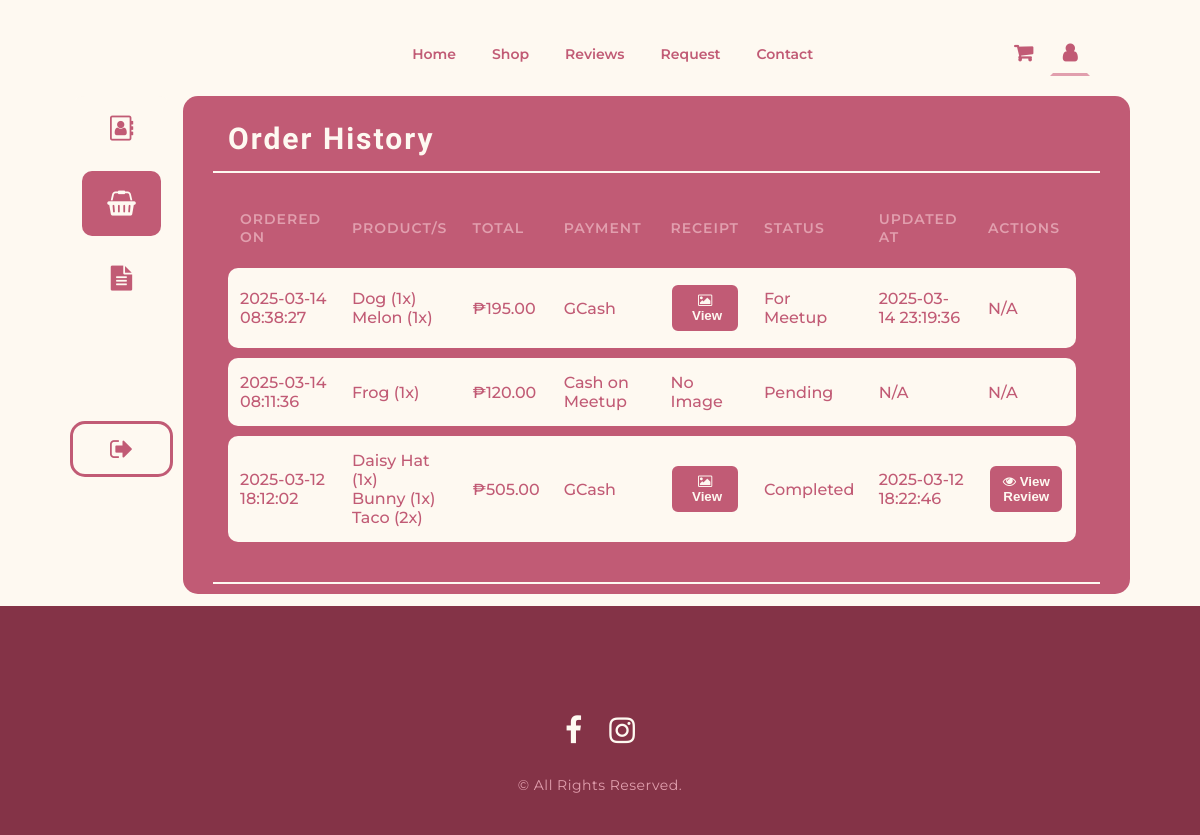
/user-orders.php (signed in), run on the app's committed database.
### tables this page shows
CREATE TABLE `orders` (
  `OrderId` int(11) NOT NULL,
  `UserId` int(11) NOT NULL,
  `MeetupPlaceId` int(11) NOT NULL,
  `TotalPrice` decimal(10,2) NOT NULL,
  `OrderStatus` enum('Pending','To Package','For Meetup','Delivered','Completed','Cancelled') NOT NULL DEFAULT 'Pending',
  `CreatedAt` timestamp NOT NULL DEFAULT current_timestamp()
);

CREATE TABLE `order_items` (
  `OrderItemId` int(11) NOT NULL,
  `OrderId` int(11) NOT NULL,
  `ProductId` int(11) NOT NULL,
  `Quantity` int(11) NOT NULL,
  `Price` decimal(10,2) NOT NULL
);

CREATE TABLE `products` (
  `ProductId` int(11) NOT NULL,
  `ProductName` varchar(255) NOT NULL,
  `ProductPrice` decimal(10,2) NOT NULL,
  `ProductImg` varchar(127) NOT NULL,
  `ProductCategory` varchar(127) NOT NULL,
  `InStock` int(11) NOT NULL DEFAULT 0,
  `IsActive` tinyint(4) NOT NULL DEFAULT 1,
  `CreatedAt` timestamp NOT NULL DEFAULT current_timestamp()
);

### includes/db_fetchUserOrders.php (called while the page is built, shortened)
<?php
require 'db_auth.php';
$userId = intval($_SESSION['user_id']);
$sqlOrders = "SELECT o.OrderId, o.TotalPrice, p.PaymentMethod, p.PaymentRefNo, p.ReceiptImage,
                     o.OrderStatus, o.CreatedAt,
                     (SELECT COUNT(*) FROM reviews r WHERE r.OrderId = o.OrderId) AS HasReview,
                     (SELECT h.MadeAt FROM order_status_history h
                      WHERE h.OrderId = o.OrderId AND h.Status = o.OrderStatus
                      ORDER BY h.MadeAt DESC LIMIT 1) AS StatusUpdatedAt
              FROM orders o
              LEFT JOIN order_payments p ON o.OrderId = p.OrderId
              WHERE o.UserId = ?
              ORDER BY o.CreatedAt DESC";
$stmtOrders = $conn->prepare($sqlOrders);
$stmtOrders->bind_param("i", $userId);
$stmtOrders->execute();
$resultOrders = $stmtOrders->get_result();
$orders = [];
while ($order = $resultOrders->fetch_assoc()) {
    $orders[$order['OrderId']] = [
        'OrderId' => $order['OrderId'],
        'TotalPrice' => $order['TotalPrice'],
        'PaymentMethod' => $order['PaymentMethod'],
        'PaymentRefNo' => $order['PaymentRefNo'],
        'ReceiptImage' => $order['ReceiptImage'],
        'OrderStatus' => $order['OrderStatus'],
        'CreatedAt' => $order['CreatedAt'],
        'HasReview' => $order['HasReview'],
        'StatusUpdatedAt' => $order['StatusUpdatedAt'] ?? 'N/A',
        'Products' => []
    ];
}
if (!empty($orders)) {
    $orderIds = implode(',', array_keys($orders));
    $sqlItems = "SELECT oi.OrderId, p.ProductId, p.ProductName, oi.Quantity, oi.Price
                 FROM order_items oi
                 JOIN products p ON oi.ProductId = p.ProductId
                 WHERE oi.OrderId IN ($orderIds)";
    $resultItems = $conn->query($sqlItems);
    while ($item = $resultItems->fetch_assoc()) {
        $orders[$item['OrderId']]['Products'][] = [
            'ProductId' => $item['ProductId'],
            'ProductName' => $item['ProductName'],
            'Quantity' => $item['Quantity'],
            'Price' => $item['Price']
        ];
    }
}

### user-orders.php (the view, shortened to what this page needs)
<?php
include 'includes/db_fetchUserOrders.php';
?>
<!DOCTYPE html>
<html lang="en">
<head>
  <link rel="stylesheet" href="style.css" />
  <link
    rel="stylesheet"
    href="https://cdnjs.cloudflare.com/ajax/libs/font-awesome/4.7.0/css/font-awesome.min.css" />
</head>
<body>
  <header class="nav-bar">
    <div class="logo-area">
    </div>
    <nav class="link-area">
      <ul>
        <li><a href="index.php">Home</a></li>
        <li><a href="shop.php">Shop</a></li>
        <li><a href="reviews.php">Reviews</a></li>
        <li><a href="request.php">Request</a></li>
        <li><a href="contact.php">Contact</a></li>
      </ul>
    </nav>
    <div class="link-area user-area">
      <a href="#" class="fa fa-shopping-cart">
      </a>
      <a href="#" class="fa fa-user active"></a>
    </div>
  </header>
  <div class="wrapper user">
    <section class="section user-info">
      <div class="user-info-nav">
        <a href="user.php" class="fa fa-address-book-o"><span>&nbsp Personal Details</span></a>
        <a href="user-orders.php" class="fa fa-shopping-basket active"><span>&nbsp Orders History</span></a>
        <a href="user-requests.php" class="fa fa-file-text"><span>&nbsp Requests History</span></a>
        <form id="logoutForm" action="actions/db_signout.php" method="post">
          <button id="logoutButton" class="log-out" type="button">
            <i class="fa fa-sign-out"></i><span>Log Out</span>
          </button>
        </form>
      </div>
      <div class="user-info-main">
        <div class="user-main-area heading">
          <h3>Order History</h3>
        </div>
        <div class="user-main-area">
          <div class="table-list user-list">
            <table>
              <?php if (!empty($orders)): ?>
                <tr class="table-header">
                  <th>ORDERED ON</th>
                  <th>PRODUCT/S</th>
                  <th>TOTAL</th>
                  <th>PAYMENT</th>
                  <th>RECEIPT</th>
                  <th>STATUS</th>
                  <th>UPDATED AT</th>
                  <th>ACTIONS</th>
                </tr>
                <?php foreach ($orders as $order): ?>
                  <tr class="table-row">
                    <td><?= htmlspecialchars($order['CreatedAt']) ?></td>
                    <td>
                      <?php foreach ($order['Products'] as $product): ?>
                        <?= htmlspecialchars($product['ProductName']) ?>
                        (<?= number_format($product['Quantity']) ?>x)<br>
                      <?php endforeach; ?>
                    </td>
                    <td>₱<?= number_format($order['TotalPrice'], 2) ?></td>
                    <td><?= htmlspecialchars($order['PaymentMethod']) ?></td>
                    <td>
                      <?php if (!empty($order['ReceiptImage'])): ?>
                        <a href="<?= htmlspecialchars($order['ReceiptImage']) ?>" target="_blank">
                          <button class="table-button">
                            <i class="fa fa-image"></i>&nbspView
                          </button>
                        </a>
                      <?php else: ?>
                        No Image
                      <?php endif; ?>
                    </td>
                    <td><?= htmlspecialchars($order['OrderStatus']) ?></td>
                    <td><?= htmlspecialchars($order['StatusUpdatedAt']) ?></td>
                    <td>
                      <?php if ($order['OrderStatus'] == "Completed"): ?>
                        <?php if ($order['HasReview'] == 0): ?>
                          <div class="button-area">
                            <a href="user-writeReview.php?order_id=<?= $order['OrderId'] ?>">
                              <button class="table-button btn-write">
                                <i class="fa fa-pencil"></i> Write Review
                              </button>
                            </a>
                          </div>
                        <?php else: ?>
                          <div class="button-area">
                            <a href="reviews.php">
                              <button class="table-button btn-view">
                                <i class="fa fa-eye"></i> View Review
                              </button>
                            </a>
                          </div>
                        <?php endif; ?>
                      <?php else: ?>
                        N/A
                      <?php endif; ?>
                    </td>
                  </tr>
                <?php endforeach; ?>
              <?php else: ?>
                <p style="text-align: center; font-weight:600; font-size:20px;">No orders found.</p>
              <?php endif; ?>
            </table>
          </div>
        </div>
      </div>
    </section>
  </div>
  <footer class="footer-bar">
    <div class="footer-content">
      <div class="social-area">
        <a href="https://www.facebook.com/profile.php?id=61557911686578" target="_blank" class="fa fa-facebook"></a>
        <a href="https://www.instagram.com/hazey.crochet/" target="_blank" class="fa fa-instagram"></a>
      </div>
      <p>© All Rights Reserved.</p>
    </div>
  </footer>
</body>
</html>

### data on the page
orders: CreatedAt "2025-03-14 08:38:27", TotalPrice "195.00", PaymentMethod "GCash", OrderStatus "For Meetup", StatusUpdatedAt "2025-03-14 23:19:36", shows "N/A"
order_items: ProductId.ProductName "Dog", Quantity "1"
order_items: ProductId.ProductName "Melon", Quantity "1"
orders: CreatedAt "2025-03-14 08:11:36", TotalPrice "120.00", PaymentMethod "Cash on Meetup", shows "No Image", OrderStatus "Pending", StatusUpdatedAt "N/A"
order_items: ProductId.ProductName "Frog", Quantity "1"
orders: CreatedAt "2025-03-12 18:12:02", TotalPrice "505.00", PaymentMethod "GCash", OrderStatus "Completed", StatusUpdatedAt "2025-03-12 18:22:46", shows "View Review"
order_items: ProductId.ProductName "Daisy Hat", Quantity "1"
order_items: ProductId.ProductName "Bunny", Quantity "1"
order_items: ProductId.ProductName "Taco", Quantity "2"
